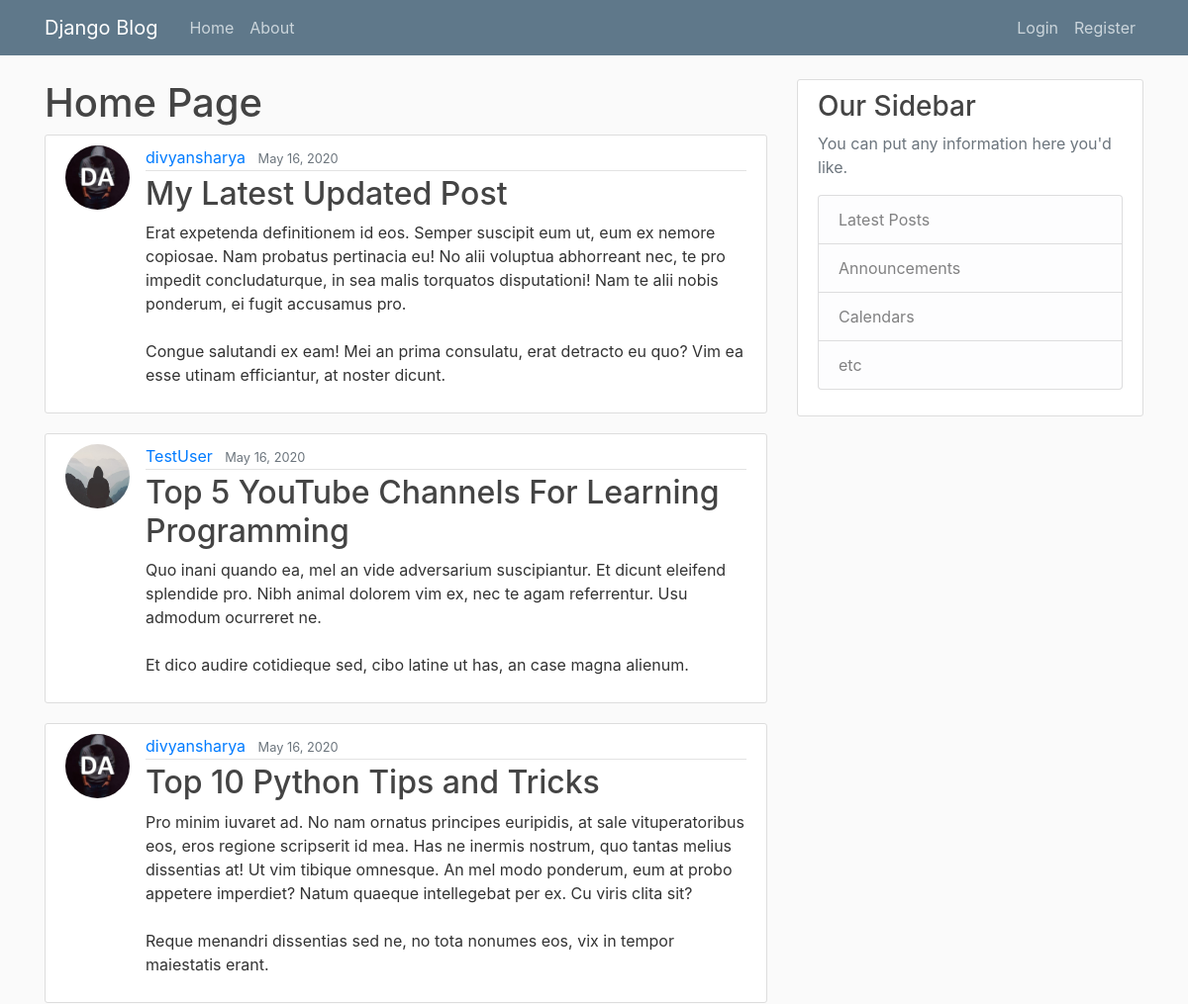
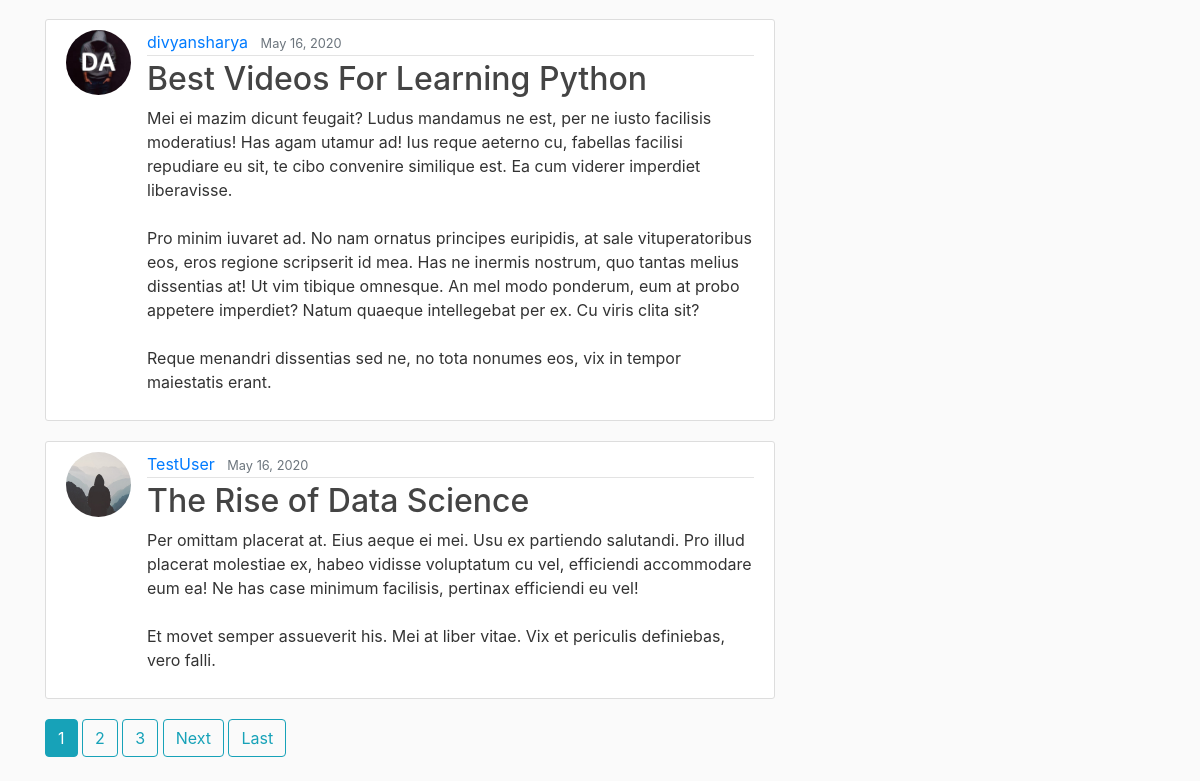
The page / on the database its author committed (2 pictures, top to bottom).
### blog/models.py (models this page shows, shortened)
class Post(models.Model):
    title = models.CharField(max_length=100)
    content = models.TextField()
    date_posted = models.DateTimeField(default=timezone.now)
    author = models.ForeignKey(User, on_delete=models.CASCADE)

### users/models.py (models this page shows, shortened)
class Profile(models.Model):
    user = models.OneToOneField(User, on_delete=models.CASCADE)
    image = models.ImageField(default='default.jpg', upload_to='profile_pics')

### blog/views.py (the view)
# urls.py: path('', PostListView.as_view(), name='blog-home'),
class PostListView(ListView):
    model = Post
    template_name = 'blog/home.html'
    context_object_name = 'posts'
    ordering = ['-date_posted']
    paginate_by = 5

### blog/templates/blog/home.html (shortened to what this page needs)
{% extends 'blog/base.html' %}
{% block content%}
    <h1>Home Page</h1>
    {% for post in posts %}
        <article class="media content-section">
            <img class="rounded-circle article-img" src="{{ post.author.profile.image.url }}" alt="">
            <div class="media-body">
                <div class="article-metadata">
                    <a class="mr-2" href="{% url 'user-posts' post.author.username %}">{{ post.author }}</a>
                    <small class="text-muted">{{ post.date_posted | date:'F d, Y' }}</small>
                </div>
                <h2><a class="article-title" href="{% url 'post-detail' post.id %}">{{ post.title }}</a></h2>
                <p class="article-content">{{ post.content }}</p>
            </div>
        </article>
    {% endfor%}
    {% if is_paginated %}
        {% for num in page_obj.paginator.page_range %}
            {% if page_obj.number == num %}
                <a class="btn btn-info mb-4" href="?page={{ num }}">{{ num }}</a>
            {% elif num > page_obj.number|add:'-3' and num < page_obj.number|add:'3' %}
                <a class="btn btn-outline-info mb-4" href="?page={{ num }}">{{ num }}</a>
            {% endif %}
        {% endfor %}
        {% if page_obj.has_next %}
            <a class="btn btn-outline-info mb-4" href="?page={{ page_obj.next_page_number }}">Next</a>
            <a class="btn btn-outline-info mb-4" href="?page={{ page_obj.paginator.num_pages }}">Last</a>
        {% endif %}
    {% endif %}
{% endblock content%}

### blog/static/blog/main.css (style rules this page uses)
body { background: #fafafa; color: #333333; margin-top: 5rem; }
h1, h2, h3, h4, h5, h6 { color: #444444; }
.content-section { background: #ffffff; padding: 10px 20px; border: 1px solid #dddddd; border-radius: 3px; margin-bottom: 20px; }
.article-title { color: #444444; }
.article-content { white-space: pre-line; }
.article-img { height: 65px; width: 65px; margin-right: 16px; }
.article-metadata { padding-bottom: 1px; margin-bottom: 4px; border-bottom: 1px solid #e3e3e3 }

### rows shown on the page
Post: author.profile.image (picture), author "divyansharya", date_posted "May 16, 2020", title "My Latest Updated Post", content "Erat expetenda definitionem id eos. Semper suscipit eum ut, eum ex nemore copiosae. Nam probatus pertinacia eu! No alii voluptua abhorreant nec, te pro impedit concludaturque, in sea malis torquatos disputationi! Nam te alii nobis ponderum, ei fugit accusamus pro. Congue salutandi ex eam! Mei an prima consulatu, erat detracto eu quo? Vim ea esse utinam efficiantur, at noster dicunt."
Post: author.profile.image (placeholder picture), author "TestUser", date_posted "May 16, 2020", title "Top 5 YouTube Channels For Learning Programming", content "Quo inani quando ea, mel an vide adversarium suscipiantur. Et dicunt eleifend splendide pro. Nibh animal dolorem vim ex, nec te agam referrentur. Usu admodum ocurreret ne. Et dico audire cotidieque sed, cibo latine ut has, an case magna alienum."
Post: author.profile.image (picture), author "divyansharya", date_posted "May 16, 2020", title "Top 10 Python Tips and Tricks", content "Pro minim iuvaret ad. No nam ornatus principes euripidis, at sale vituperatoribus eos, eros regione scripserit id mea. Has ne inermis nostrum, quo tantas melius dissentias at! Ut vim tibique omnesque. An mel modo ponderum, eum at probo appetere imperdiet? Natum quaeque intellegebat per ex. Cu viris clita sit? Reque menandri dissentias sed ne, no tota nonumes eos, vix in tempor maiestatis erant."
Post: author.profile.image (picture), author "divyansharya", date_posted "May 16, 2020", title "Best Videos For Learning Python", content "Mei ei mazim dicunt feugait? Ludus mandamus ne est, per ne iusto facilisis moderatius! Has agam utamur ad! Ius reque aeterno cu, fabellas facilisi repudiare eu sit, te cibo convenire similique est. Ea cum viderer imperdiet liberavisse. Pro minim iuvaret ad. No nam ornatus principes euripidis, at sale vituperatoribus eos, eros regione scripserit id mea. Has ne inermis nostrum, quo tantas melius dissentias at! Ut vim tibique omnesque. An mel modo ponderum, eum at probo appetere imperdiet? Natum quaeque intellegebat per ex. Cu viris clita sit? Reque menandri dissentias sed ne, no tota nonumes eos, vix in tempor maiestatis erant."
Post: author.profile.image (placeholder picture), author "TestUser", date_posted "May 16, 2020", title "The Rise of Data Science", content "Per omittam placerat at. Eius aeque ei mei. Usu ex partiendo salutandi. Pro illud placerat molestiae ex, habeo vidisse voluptatum cu vel, efficiendi accommodare eum ea! Ne has case minimum facilisis, pertinax efficiendi eu vel! Et movet semper assueverit his. Mei at liber vitae. Vix et periculis definiebas, vero falli."

### other values the page prints
{{ num }} "1"
{{ num }} "2" "3"
